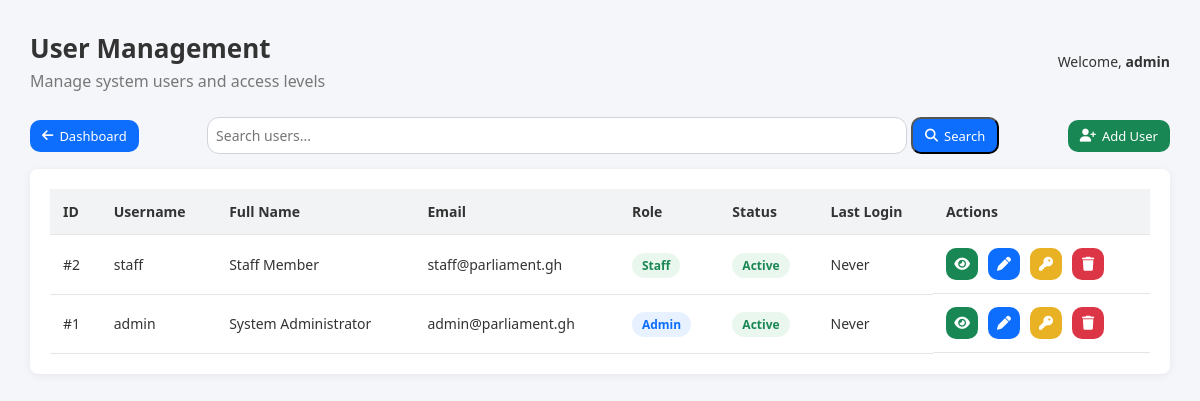
The page /admin/users.php (signed in) on the database its author committed.
### tables this page shows
CREATE TABLE IF NOT EXISTS users (
    id INT AUTO_INCREMENT PRIMARY KEY,
    username VARCHAR(50) UNIQUE NOT NULL,
    password VARCHAR(255) NOT NULL,
    full_name VARCHAR(100) NOT NULL,
    email VARCHAR(100) UNIQUE NOT NULL,
    role ENUM('admin', 'staff') NOT NULL DEFAULT 'staff',
    status ENUM('active', 'inactive') NOT NULL DEFAULT 'active',
    created_at TIMESTAMP DEFAULT CURRENT_TIMESTAMP,
    updated_at TIMESTAMP DEFAULT CURRENT_TIMESTAMP ON UPDATE CURRENT_TIMESTAMP,
    last_login TIMESTAMP NULL
);

### admin/users.php (the view, shortened to what this page needs)
<?php
$db = new Database();
$conn = $db->getConnection();
$search = trim($_GET['search'] ?? '');
$sql = "SELECT id, username, full_name, email, role, status, created_at, updated_at, last_login
        FROM users";
$sql .= " ORDER BY id DESC";
$stmt = $conn->prepare($sql);
$stmt->execute();
$result = $stmt->get_result();
?>
<!DOCTYPE html>
<html lang="en">
<head>
    <link rel="stylesheet" href="https://cdnjs.cloudflare.com/ajax/libs/font-awesome/6.5.1/css/all.min.css">
    <link rel="stylesheet" href="../css/users.css">
</head>
<body>
    <div class="page-container">
        <div class="page-header">
            <div>
                <h1>User Management</h1>
                <p>Manage system users and access levels</p>
            </div>
            <span class="welcome-text">
                Welcome, <strong><?php echo htmlspecialchars($_SESSION["admin_username"] ?? "Admin"); ?></strong>
            </span>
        </div>
        <div class="table-toolbar">
            <a href="dashboard.php" class="btn btn-secondary">
                <i class="fa fa-arrow-left"></i>Dashboard
            </a>
            <form method="GET" class="search-form">
                <input type="text" name="search" placeholder="Search users..." autocomplete="off"
                    value="<?php echo htmlspecialchars($search); ?>">
                <button type="submit" class="btn btn-edit">
                    <i class="fa fa-search"></i> Search
                </button>
            </form>
            <a href="add_user.php" class="btn btn-add" onclick="openAddUserModal()">
                <i class="fa fa-user-plus"></i> Add User
            </a>
        </div>
        <div class="card">
            <table class="data-table">
                <thead>
                    <tr>
                        <th>ID</th>
                        <th>Username</th>
                        <th>Full Name</th>
                        <th>Email</th>
                        <th>Role</th>
                        <th>Status</th>
                        <th>Last Login</th>
                        <th>Actions</th>
                    </tr>
                </thead>
                <tbody>
                    <?php if (mysqli_num_rows($result) > 0): ?>
                        <?php while ($row = mysqli_fetch_assoc($result)): ?>
                            <tr>
                                <td>#<?php echo $row["id"]; ?></td>
                                <td><?php echo htmlspecialchars($row["username"]); ?></td>
                                <td><?php echo htmlspecialchars($row["full_name"]); ?></td>
                                <td><?php echo htmlspecialchars($row["email"]); ?></td>
                                <td>
                                    <span class="badge role-<?php echo strtolower($row["role"]); ?>">
                                        <?php echo ucfirst($row["role"]); ?>
                                    </span>
                                </td>
                                <td>
                                    <span class="badge status-<?php echo strtolower($row["status"]); ?>">
                                        <?php echo ucfirst($row["status"]); ?>
                                    </span>
                                </td>
                                <td>
                                    <?php echo $row["last_login"]
                                        ? date("M d, Y H:i", strtotime($row["last_login"]))
                                        : "Never"; ?>
                                </td>
                                <td class="actions">
                                    <a href="view_user.php?id=<?php echo $row["id"]; ?>" class="icon-btn view" title="View">
                                        <i class="fa fa-eye"></i>
                                    </a>
                                    <a href="edit_user.php?id=<?php echo $row["id"]; ?>" class="icon-btn edit" title="Edit">
                                        <i class="fa fa-pen"></i>
                                    </a>
                                    <a href="reset_password.php?id=<?php echo $row["id"]; ?>" class="icon-btn reset"
                                        onclick="return confirm('Reset password for this user?');">
                                        <i class="fa fa-key"></i>
                                    </a>
                                    <a href="delete_user.php?id=<?php echo $row["id"]; ?>" class="icon-btn delete"
                                        onclick="return confirm('Delete this user?');">
                                        <i class="fa fa-trash"></i>
                                    </a>
                                </td>
                            </tr>
                        <?php endwhile; ?>
                    <?php else: ?>
                        <tr>
                            <td colspan="8" class="empty-state">No users found</td>
                        </tr>
                    <?php endif; ?>
                </tbody>
            </table>
        </div>
    </div>
</body>
</html>

### css/users.css (style rules this page uses)
* { margin: 0; padding: 0; box-sizing: border-box; font-family: "Segoe UI", Tahoma, sans-serif; }
body { background: #f4f6f9; color: #333; }
.page-container { padding: 30px; max-width: 1400px; margin: auto; }
.page-header { display: flex; justify-content: space-between; align-items: center; margin-bottom: 25px; }
.page-header h1 { font-size: 26px; }
.page-header p { color: #777; margin-top: 4px; }
.welcome-text { font-size: 14px; }
.table-toolbar { display: flex; align-items: center; justify-content: space-between; margin-bottom: 15px; gap: 15px; }
.search-form { display: flex; gap: 4px; margin: 0 auto; }
.search-form input { padding: 8px 8px; border-radius: 12px; border: 1px solid #ced4da; font-size: 14px; min-width: 700px; }
.btn { display: inline-flex; align-items: center; gap: 6px; padding: 7px 12px; border-radius: 10px; font-size: 13px; text-decoration: none; color: #fff; }
.btn-secondary { background: #0d6efd; }
.btn-add { background: #198754; }
.btn-edit { background: #0d6efd; }
.card { background: #fff; border-radius: 8px; padding: 20px; box-shadow: 0 2px 10px rgba(0, 0, 0, 0.06); }
.data-table { width: 100%; border-collapse: collapse; }
.data-table thead { background: #f1f3f5; }
.data-table th, .data-table td { padding: 13px; font-size: 14px; border-bottom: 1px solid #e5e5e5; text-align: left; }
.badge { padding: 4px 10px; border-radius: 20px; font-size: 12px; font-weight: 600; }
.role-admin { background: #e7f1ff; color: #0d6efd; }
.role-staff { background: #eaf7ee; color: #198754; }
.status-active { background: #eaf7ee; color: #198754; }
.actions { display: flex; gap: 10px; }
.icon-btn { width: 32px; height: 32px; border-radius: 10px; display: flex; align-items: center; justify-content: center; text-decoration: none; color: #fff; font-size: 14px; transition: 0.2s ease; }
.icon-btn.view { background: #198754; }
.icon-btn.edit { background: #0d6efd; }
.icon-btn.reset { background: #e9b124; }
.icon-btn.delete { background: #dc3545; }

### rows shown on the page
users: id "2", username "staff", full_name "Staff Member", email "staff@parliament.gh", role "Staff", status "Active", shows "Never"
users: id "1", username "admin", full_name "System Administrator", email "admin@parliament.gh", role "Admin", status "Active", shows "Never"

### other values the page prints
$_SESSION["admin_username"] "admin"
